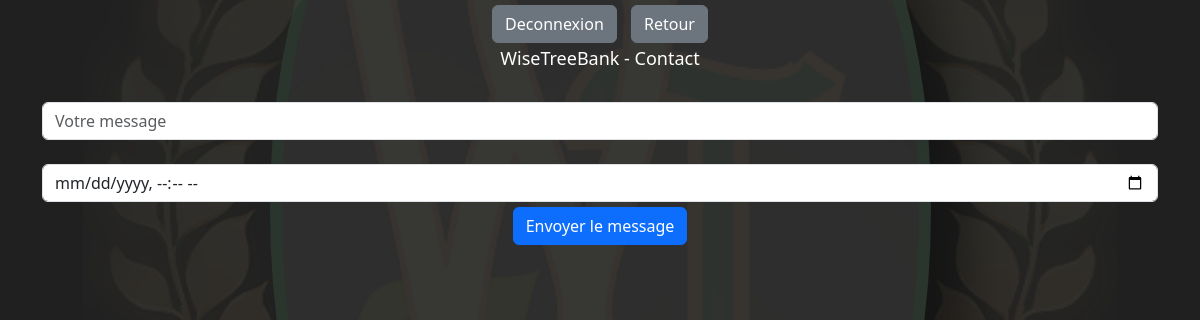
Page /contact.php (signed in) on the earlier database version.
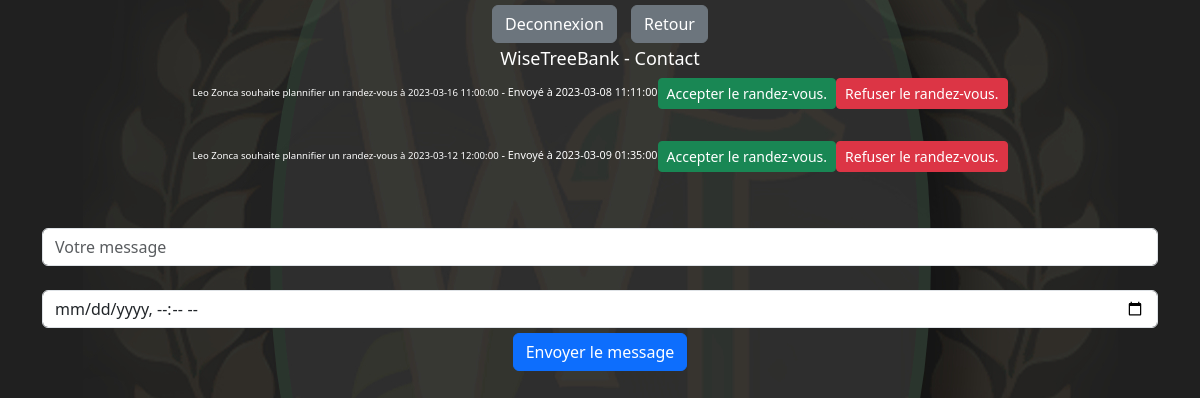
Same page on the later database version.
### tables this page shows
CREATE TABLE IF NOT EXISTS `chat` (
  `envoyeurid` varchar(255) NOT NULL,
  `destinataireid` varchar(255) NOT NULL,
  `chat` varchar(255) NOT NULL,
  `daterdv` datetime NOT NULL,
  `time` datetime NOT NULL,
  `requeststatus` tinyint NOT NULL DEFAULT '0',
  KEY `FK_users_chat` (`envoyeurid`),
  KEY `FK_chat_conseiller` (`destinataireid`)
);

CREATE TABLE IF NOT EXISTS `users` (
  `userid` varchar(255) NOT NULL,
  `nom` varchar(255) NOT NULL,
  `prenom` varchar(255) NOT NULL,
  `date_naissance` date NOT NULL,
  `password` varchar(255) NOT NULL,
  `mail` varchar(255) NOT NULL,
  `tel` varchar(255) NOT NULL,
  `idconseiller` varchar(255) DEFAULT NULL,
  `permissions` int NOT NULL DEFAULT '0',
  PRIMARY KEY (`userid`),
  KEY `FK_users_perms` (`permissions`)
);

### contact.php (the view, shortened to what this page needs)
<?php
    $bdd = new PDO('mysql:host=localhost;dbname=wisebankdb;charset=utf8', 'root','');
function displaymessage($bdd){
        $user = $_SESSION['userid'];
        $requetedata = "SELECT * FROM chat WHERE destinataireid = ?";
        $requetedata = $bdd->prepare($requetedata);
        $requetedata->execute(array($user));
        $requete = "SELECT * FROM users WHERE userid IN (SELECT envoyeurid FROM chat WHERE destinataireid = ?);";
        $requete = $bdd->prepare($requete);
        $requete->execute(array($user));
        $data = $requete->fetch();
        while($datamsg = $requetedata->fetch())
        {
            echo "<h2>" . $data['prenom'] . " " . $data['nom'] . " souhaite plannifier un randez-vous à " . $datamsg['daterdv'] . "<small> - Envoyé à " . $datamsg['time'] . "</small><button name='accept' class='btn btn-success btn-sm'>Accepter le randez-vous.<br></button><button name=deny' class='btn btn-danger btn-sm'>Refuser le randez-vous.</button></h2><br>";
        }
        echo "<br>";
    }
?>
<!DOCTYPE html>
<html lang="fr">
    <head>
        <link href="https://cdn.jsdelivr.net/npm/bootstrap@5.3.0-alpha1/dist/css/bootstrap.min.css" rel="stylesheet">
        <link rel="stylesheet" type="text/css" href="css/style.css">
    </head>
    <body>
    <div class="navbar-nav">
                <form method="POST" action="lescomptes.php">
                    <button name="Deco" class="btn btn-secondary">Deconnexion</button>
                    <button name="retour" class="btn btn-secondary">Retour</button>
                </form>
            </div>
        <div class="container">
                <h1>
                    WiseTreeBank - Contact
                </h1>
                <div class='chat-box'>
                    <?php
                    displaymessage($bdd);
                    ?>
                </div>
                <?php
                echo '<form method="POST" action="contact.php" >';
                echo '<div class="form-group">';
                echo '<input type="text" name="usermessage" class="form-control" placeholder="Votre message"><br>';
                echo '<input type="datetime-local" name="rdvtime" class="form-control" min="' . date('y-m-d h:i') . '" > ';
                echo '<button name="submit" class="btn btn-primary">Envoyer le message</button>';
                echo '</div>';
                echo '</form>';
                ?>
            </div>
    </body>
</html>

### css/style.css (style rules this page uses)
body { background-image: url("../background.png"); height: 100%; background-position-y: 40%; background-position-x: 50%; text-align: center; }
h1 { font-size: 1.5vw; text-align: center; }
h2 { font-size: 0.8vw; text-align: center; }
small { font-size: 0.9vw; }
button { width: fit-content; font-size: 0.9vw; }
.container { color: white; }
.btn.btn-primary { margin: 5px; }
.btn.btn-secondary { margin: 5px; }

Differences in the rows shown:
added chat: envoyeurid.prenom "Leo", envoyeurid.nom "Zonca", daterdv "2023-03-16 11:00:00", time "2023-03-08 11:11:00"
added chat: envoyeurid.prenom "Leo", envoyeurid.nom "Zonca", daterdv "2023-03-12 12:00:00", time "2023-03-09 01:35:00"
